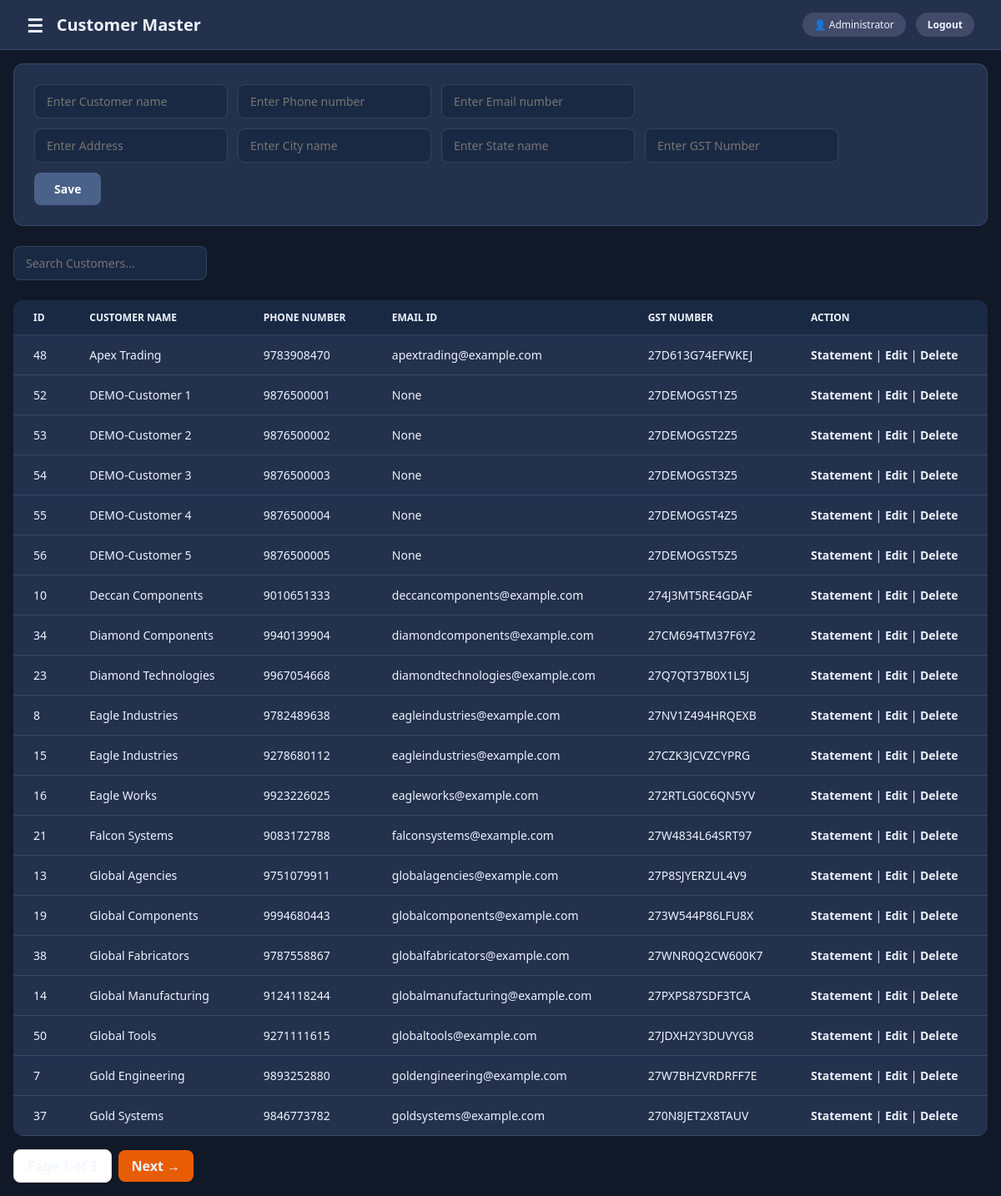
The page /customers (signed in) on the database its author committed.
### tables this page shows
CREATE TABLE customers (
        id INTEGER PRIMARY KEY AUTOINCREMENT,
        name TEXT NOT NULL,
        phone TEXT,
        email TEXT,
        address TEXT,
        city TEXT,
        state TEXT,
        gst_number TEXT,
        created_at DATETIME DEFAULT CURRENT_TIMESTAMP
        );

### modules/masters.py (the view)
@masters.route("/customers")
def customers_list():
    page = request.args.get("page", 1, type=int)
    per_page = 20
    offset = (page - 1)* per_page
    conn = get_connection()
    cursor = conn.cursor()
    cursor.execute("SELECT * FROM customers ORDER BY name LIMIT ? OFFSET ?", (per_page, offset))
    customers = cursor.fetchall()
    cursor.execute("SELECT COUNT(*) FROM customers")
    total = cursor.fetchone()[0]
    total_pages = (total + per_page - 1) // per_page
    conn.close()
    return render_template("masters/customers.html", customers=customers, page=page, total_pages=total_pages)

### database.py (called while the page is built)
def get_connection():
    conn = sqlite3.connect(DATABASE)
    conn.row_factory = sqlite3.Row
    return conn

### modules/auth.py (called while the page is built)
def require_system(system_name):
    def check():
        if not session.get("user_id"):
            return redirect(url_for("auth.login", system=system_name, next=request.path))
        if session.get("system") != system_name:
            flash("That section belongs to a different login.", "danger")
            return redirect(url_for("auth.login", system=system_name))
    return check

### modules/delivery.py (called while the page is built, shortened)
@delivery.app_context_processor
def inject_delivery_notifications():
    user_id = session.get("user_id")
    if session.get("system") != "delivery" or not user_id:
        return {"delivery_unread_count": 0}

### modules/projects.py (called while the page is built)
@projects.app_context_processor
def inject_sidebar_projects():
    user_id = session.get("user_id")
    if not user_id:
        return {"sidebar_projects": []}
    conn = get_connection()
    cursor = conn.cursor()
    cursor.execute(
        """SELECT id, name FROM projects
           WHERE (? = 1 OR created_by = ? OR EXISTS (
               SELECT 1 FROM project_user_shares
               WHERE project_user_shares.project_id = projects.id
                 AND project_user_shares.user_id = ?
           ))
           ORDER BY name COLLATE NOCASE, id""",
        (int(session.get("role") == "admin"), user_id, user_id),
    )
    sidebar_projects = cursor.fetchall()
    conn.close()
    return {"sidebar_projects": sidebar_projects}

### templates/masters/customers.html (shortened to what this page needs)
{% extends "base.html" %}
{% block page_title %}Customer Master{% endblock %}
{% block content %}
        {% if editing %}
        <form method="POST" action="/customers/edit/{{ customer.id }}">
            <div style="display: flex; gap: 12px; width: 100%; flex-wrap: wrap;">
                <input type="text" name="name" value="{{ customer.name }}">
                <input type="text" name="phone" value="{{ customer.phone }}">
                <input type="text" name="email" value="{{ customer.email }}">
            </div>
            <div style="display:flex; gap:12px; width:100%; flex-wrap:wrap;">
                <input type="text" name="address" value="{{ customer.address }}">
                <input type="text" name="city" value="{{ customer.city }}">
                <input type="text" name="state" value="{{ customer.state }}">
                <input type="text" name="gst_number" value="{{ customer.gst_number }}">
            </div>
            <button type="submit">Update</button>
            <a href="/customers" style="padding: 10px 16px; background: #6b6b6b; color: white; border-radius: 8px;">Cancel</a>
        </form>
        {% else %}
        <form method="POST" action="/customers/add">
            <div style="display: flex; gap: 12px; width: 100%; flex-wrap: wrap;">
                <input type="text" name="name" placeholder="Enter Customer name">
                <input type="text" name="phone" placeholder="Enter Phone number">
                <input type="text" name="email" placeholder="Enter Email number">
            </div>
            <div style="display: flex; gap: 12px; width: 100%; flex-wrap: wrap;">
                <input type="text" name="address" placeholder="Enter Address">
                <input type="text" name="city" placeholder="Enter City name">
                <input type="text" name="state" placeholder="Enter State name">
                <input type="text" name="gst_number" placeholder="Enter GST Number">
            </div>
            <button type="submit">Save</button>
        </form>
        {% endif %}
        <input type="text" id="searchInput" placeholder="Search Customers...">
        <table>
            <thead>
                <tr>
                    <th>ID</th>
                    <th>Customer Name</th>
                    <th>Phone Number</th>
                    <th>Email ID</th>
                    <th>GST Number</th>
                    <th>Action</th>
                </tr>
            </thead>
            <tbody>
                {% for customer in customers %}
                <tr>
                    <td>{{ customer.id }}</td>
                    <td>{{ customer.name }}</td>
                    <td>{{ customer.phone }}</td>
                    <td>{{ customer.email }}</td>
                    <td>{{ customer.gst_number }}</td>
                    <td>
                        <a href="/statement/receivable/{{ customer.id }}">Statement</a> |
                        <a href="/customers/edit/{{ customer.id }}">Edit</a> |
                        <a href="/customers/delete/{{ customer.id }}">Delete</a>
                    </td>
                </tr>
                {% endfor %}
                </tbody>
            </table>
            <div style="display:flex; gap:8px; margin-top:16px; align-items:center;">
                <span style="padding:8px 16px; background:white; border-radius:8px; border:1px solid #e0ddd8;">
                </span>
                {% if page < total_pages %}
                <a href="/customers?page={{ page + 1 }}" style="background:#e85d04; color:white; padding:8px 16px; border-radius:8px; text-decoration:none;">Next →</a>
                {% endif %}
            </div>
{% endblock %}

### templates/base.html (style rules this page uses)
:root { --theme-primary: #3E445C; --theme-secondary: #424A69; --theme-tertiary: #4A628A; --theme-accent: #5890CB; --theme-surface: #f5f3ef; --theme-surface-strong: #edf3fb; --theme-card: #ffffff; --theme-border: rgba(62, 68, 92, 0.15); --theme-text: #1a1a1a; --theme-text-soft: #6b6b6b; --theme-white: #ffffff; --theme-hover: rgba(88, 144, 203, 0.08); }
body[data-theme="dark"] { --theme-primary: #3E445C; --theme-secondary: #424A69; --theme-tertiary: #4A628A; --theme-accent: #5890CB; --theme-surface: #111827; --theme-surface-strong: #1a2943; --theme-card: #24314d; --theme-border: rgba(148, 163, 184, 0.2); --theme-text: #edf3ff; --theme-text-soft: #d7e4ff; --theme-white: #24314d; --theme-hover: rgba(88, 144, 203, 0.18); }
body[data-theme="dark"] .page-title, body[data-theme="dark"] .stat-label, body[data-theme="dark"] .stat-value, body[data-theme="dark"] .accordion-title, body[data-theme="dark"] .accordion-sub, body[data-theme="dark"] .accordion-metric, body[data-theme="dark"] .accordion-chevron, body[data-theme="dark"] .tab-btn, body[data-theme="dark"] .tab-btn:not(.active), body[data-theme="dark"] .user-badge, body[data-theme="dark"] td, body[data-theme="dark"] th, body[data-theme="dark"] label, body[data-theme="dark"] .nav-label, body[data-theme="dark"] .logo-sub { color: #edf3ff !important; }
body[data-theme="dark"] .stat-card, body[data-theme="dark"] .accordion-item, body[data-theme="dark"] .tab-bar, body[data-theme="dark"] form, body[data-theme="dark"] table, body[data-theme="dark"] .sidebar-theme-toggle, body[data-theme="dark"] [style*="background: white"], body[data-theme="dark"] [style*="background: #fff"], body[data-theme="dark"] [style*="background:#fff"], body[data-theme="dark"] [style*="background: #ffffff"] { background: var(--theme-card) !important; border-color: rgba(88, 144, 203, 0.25) !important; color: #edf3ff !important; }
body[data-theme="dark"] a { color: #edf3ff !important; }
* { margin: 0; padding: 0; box-sizing: border-box; font-family: 'segoe UI', sans-serif; }
body { display: flex; background: var(--theme-surface); min-height: 100vh; color: var(--theme-text); }
table { width: 100%; border-collapse: collapse; background: var(--theme-card); border-radius: 12px; overflow: hidden; margin-top: 24px; }
thead th, th { background: var(--theme-surface-strong); padding: 12px 24px; text-align: left; font-size: 12px; font-weight: 600; color: var(--theme-text-soft); text-transform: uppercase; border-bottom: 1px solid var(--theme-border); }
tbody tr, tr { border-bottom: 1px solid var(--theme-border); }
td { padding: 14px 24px; font-size: 14px; color: var(--theme-text); }
form { background: var(--theme-card); padding: 24px; border-radius: 12px; border: 1px solid var(--theme-border); margin-bottom: 24px; display: flex; gap: 12px; flex-wrap: wrap; align-items: flex-end; }
input, select { background: var(--theme-surface-strong); border: 1.5px solid var(--theme-border); border-radius: 8px; padding: 10px 14px; font-size: 14px; outline: none; color: var(--theme-text); }
button { background: var(--theme-tertiary); color: white; border: none; border-radius: 8px; padding: 10px 24px; font-size: 14px; font-weight: 600; cursor: pointer; }
a { color: var(--theme-tertiary); text-decoration: none; font-weight: 600; }

### rows shown on the page
customers: id "48", name "Apex Trading", phone "9783908470", email "apextrading@example.com", gst_number "27D613G74EFWKEJ"
customers: id "52", name "DEMO-Customer 1", phone "9876500001", email "None", gst_number "27DEMOGST1Z5"
customers: id "53", name "DEMO-Customer 2", phone "9876500002", email "None", gst_number "27DEMOGST2Z5"
customers: id "54", name "DEMO-Customer 3", phone "9876500003", email "None", gst_number "27DEMOGST3Z5"
customers: id "55", name "DEMO-Customer 4", phone "9876500004", email "None", gst_number "27DEMOGST4Z5"
customers: id "56", name "DEMO-Customer 5", phone "9876500005", email "None", gst_number "27DEMOGST5Z5"
customers: id "10", name "Deccan Components", phone "9010651333", email "deccancomponents@example.com", gst_number "274J3MT5RE4GDAF"
customers: id "34", name "Diamond Components", phone "9940139904", email "diamondcomponents@example.com", gst_number "27CM694TM37F6Y2"
customers: id "23", name "Diamond Technologies", phone "9967054668", email "diamondtechnologies@example.com", gst_number "27Q7QT37B0X1L5J"
customers: id "8", name "Eagle Industries", phone "9782489638", email "eagleindustries@example.com", gst_number "27NV1Z494HRQEXB"
customers: id "15", name "Eagle Industries", phone "9278680112", email "eagleindustries@example.com", gst_number "27CZK3JCVZCYPRG"
customers: id "16", name "Eagle Works", phone "9923226025", email "eagleworks@example.com", gst_number "272RTLG0C6QN5YV"
customers: id "21", name "Falcon Systems", phone "9083172788", email "falconsystems@example.com", gst_number "27W4834L64SRT97"
customers: id "13", name "Global Agencies", phone "9751079911", email "globalagencies@example.com", gst_number "27P8SJYERZUL4V9"
customers: id "19", name "Global Components", phone "9994680443", email "globalcomponents@example.com", gst_number "273W544P86LFU8X"
customers: id "38", name "Global Fabricators", phone "9787558867", email "globalfabricators@example.com", gst_number "27WNR0Q2CW600K7"
customers: id "14", name "Global Manufacturing", phone "9124118244", email "globalmanufacturing@example.com", gst_number "27PXPS87SDF3TCA"
customers: id "50", name "Global Tools", phone "9271111615", email "globaltools@example.com", gst_number "27JDXH2Y3DUVYG8"
customers: id "7", name "Gold Engineering", phone "9893252880", email "goldengineering@example.com", gst_number "27W7BHZVRDRFF7E"
customers: id "37", name "Gold Systems", phone "9846773782", email "goldsystems@example.com", gst_number "270N8JET2X8TAUV"

### other values the page prints
{{ session.full_name }} "Administrator"
